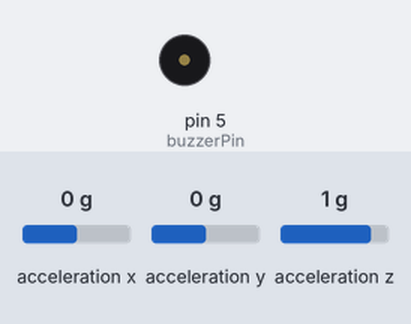
Bench run of a sketch on a simulated Arduino Uno, built with avr-gcc and run on an emulated ATmega328P. Shown: buzzer (waves = sounding). Inputs (shaded band) come from the test bench; at power-on: acceleration z 1 g, acceleration x 0 g, acceleration y 0 g. What the sketch prints to the serial monitor is not drawn.

Above: at 1.2 s.
1.3 s: acceleration z set to 0 g
At 2.1 s:
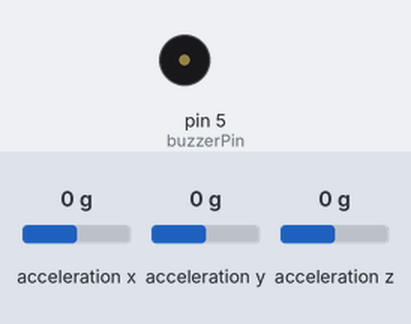
2.9 s: acceleration x set to -1.4 g
4.4 s: acceleration x set to 0 g
At 5.0 s:
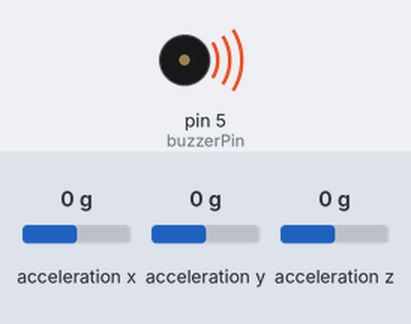
Timing chart, 0 to 7.4 s (numbered marks = the images above; inputs shaded):
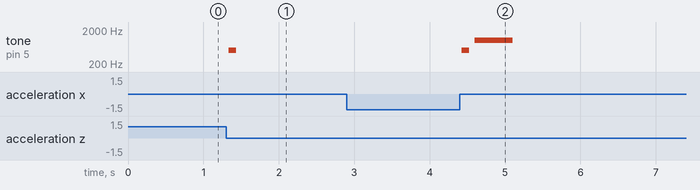

Measured:
- after the input at 1.3 s, tone on pin 5 (buzzerPin): silent → 500 Hz at once, → silent 0.10 s later
- after the input at 2.9 s, every drawn part: stays the same
- after the input at 4.4 s, tone on pin 5 (buzzerPin): silent → 500 Hz at once, → silent 0.10 s later, → 1000 Hz 0.07 s later, → silent 0.50 s later

The sketch:

Apex_detection_and_prediction_serialprint.ino
```cpp
#include <Wire.h>
#include <LSM6DS3.h>

//
// ============================================================
//  SmartServe Ball: Apex Detection, Apex Estimation & BLE Output
// ============================================================
//  Features:
//   • Detects free fall and catch events from accelerometer data
//   • Estimates flight apex using filtered velocity zero-crossing
//   • Predicts apex time based on initial velocity
//   • Provides audible buzzer feedback (sync with video)
//   • Transmits timing data via BLE for remote logging
//
//  Hardware:
//   • IMU: LSM6DS3 (I²C address 0x6A)
//   • BLE: ArduinoBLE library (e.g., XIAO BLE)
//   • Buzzer on pin 5
//
// ============================================================
//


// ==== IMU ====
LSM6DS3 imu(I2C_MODE, 0x6A);

// ==== Constants ====
const int buzzerPin = 5;
const float g = 9.81;                          // Gravity constant (m/s²)
const float fs = 52.0;                         // Sampling frequency (Hz)
const float dt = 1.0 / fs;                     // Sampling period (s)

// ------------------------------------------------------------
// FILTER CONFIGURATION
// ------------------------------------------------------------

// Low-pass filter for acceleration (removes high-frequency noise)
const float fc_acc = 5.0;                      // Cutoff frequency (Hz)
float alpha_acc;                               // Filter coefficient
float acc_filt_prev = 0;                       // Previous filtered acceleration
float acc_norm_prev = 0;                       // Previous raw norm

// High-pass filter for velocity (removes drift)
const float fc_vel = 50.0;                     // Cutoff frequency (Hz)
float alpha_vel;
float velo_filt_prev = 0;
float velo_prev = 0;

// ------------------------------------------------------------
// APEX DETECTION
// ------------------------------------------------------------
float last_apex_time = -1000.0;
const float min_velocity = 0.1;                // Threshold to avoid noise-triggered apex (m/s)
const float min_dt = 1.0;                      // Minimum time between apex detections (s)
float velocity = 0;
float velocity_filt = 0;

const float filter_delay = 0.12;               // Compensation delay from filtering (s)

// Buzzer control
bool buzzerActive = false;
unsigned long buzzerStartTime = 0;
const unsigned long buzzerDuration = 500;      // Duration of beep (ms)
bool buzzerStarted = false;

// ------------------------------------------------------------
// FREE FALL DETECTION
// ------------------------------------------------------------
const float FREEFALL_THRESH = -7.0;            // Acceleration threshold (≈0.1 g)
const float CATCH_THRESH = 1.0;                // Threshold indicating catch or impact
const unsigned long FREEFALL_MIN = 0.040;      // Must remain below threshold this long (s)

bool inFreeFall = false;                       // Indicates active flight phase
float freeFallStart = 0.0;
float freeFallEnd = 0.0;
float apex_since_freefall = 0.0;

// ------------------------------------------------------------
// APEX PREDICTION
// ------------------------------------------------------------
float v0_release = 0.0;                        // Estimated release velocity (m/s)
float t_pred_apex = 0.0;                       // Predicted time until apex (s)
float t_pred_absolute = 0.0;                   // Absolute predicted apex time (s)


// ============================================================
//                      SETUP
// ============================================================
/*
  Before running this sketch:
  - Replace the LSM6DS3.cpp file in your Arduino library folder
    with the modified file from this project folder.
    This change ensures correct free-fall register behavior.
*/
void setup() {
  Serial.begin(115200);
  while (!Serial) {
    delay(10);  // Wait until Serial is ready
  }

  pinMode(buzzerPin, OUTPUT);
  Wire.begin();

  // Initialize IMU
  if (imu.begin() != 0) {
    Serial.println("IMU initialization failed!");
    while (1);
  } else {
    Serial.println("IMU initialized!");
  }

  // Compute filter coefficients (1st-order approximations)
  alpha_acc = dt / (dt + 1.0 / (2.0 * 3.14159 * fc_acc));
  alpha_vel = 1.0 / (1.0 + 1.0 / (2.0 * 3.14159 * fc_vel * dt));
}


// ============================================================
//                      MAIN LOOP
// ============================================================

void loop() {

  static unsigned long lastMicros = 0;
  unsigned long now = micros();

  // Run loop at fixed sampling frequency
  if (now - lastMicros >= dt * 1e6) {
    lastMicros = now;

    // --- Read raw accelerometer data (m/s²) ---
    float accX = imu.readFloatAccelX() * g;
    float accY = imu.readFloatAccelY() * g;
    float accZ = imu.readFloatAccelZ() * g;

    float current_time = millis() / 1000.0;

    // --- Compute acceleration norm minus gravity ---
    float acc_norm = sqrt(accX * accX + accY * accY + accZ * accZ) - g;

    // --- Apply low-pass filter to acceleration ---
    float acc_filt = alpha_acc * acc_norm + (1 - alpha_acc) * acc_filt_prev;

    // --- Integrate to get high-pass filtered velocity ---
    velocity_filt = alpha_vel * (velo_filt_prev + acc_filt * dt);


    // ----------------------------------------------------
    //               FREE FALL START DETECTION
    // ----------------------------------------------------
    if (!inFreeFall && acc_norm < FREEFALL_THRESH) {
      // Potential start of free fall
      if (freeFallStart == 0) {
        freeFallStart = current_time;

        // Approximate initial velocity at release
        v0_release = velo_filt_prev + acc_norm_prev * dt;

        // Predict apex time (neglecting drag)
        t_pred_apex = v0_release / g;
        t_pred_absolute = current_time + t_pred_apex;

        Serial.print("🪂 Free fall detected! v0=");
        Serial.print(v0_release, 2);
        Serial.print(" m/s → predicted apex in ");
        Serial.print(t_pred_apex, 3);
        Serial.println(" s.");
      }
      // Confirm free fall after remaining below threshold long enough
      else if (current_time - freeFallStart > FREEFALL_MIN) {
        inFreeFall = true;

        // Short tone to mark start of flight (sync signal)
        tone(buzzerPin, 500, 100);
      }
    }

    // ----------------------------------------------------
    //               FREE FALL END DETECTION
    // ----------------------------------------------------
    else if (inFreeFall && acc_norm > CATCH_THRESH) {
      // Impact or catch detected
      inFreeFall = false;
      freeFallEnd = current_time;
      Serial.println("💥 Landing/impact detected — system reset for next throw.");

      // Reset variables for next throw
      freeFallStart = 0;
      v0_release = 0.0;
      t_pred_apex = 0.0;
      t_pred_absolute = 0.0;
    }

    // ----------------------------------------------------
    //               CANCEL FALSE FREE FALL
    // ----------------------------------------------------
    else if (!inFreeFall && acc_filt >= FREEFALL_THRESH) {
      // Threshold not held long enough — discard
      freeFallStart = 0;
      v0_release = 0;
      t_pred_apex = 0.0;
      t_pred_absolute = 0;
    }


    // ----------------------------------------------------
    //               APEX DETECTION (ZERO-CROSSING)
    // ----------------------------------------------------
    if (inFreeFall) {
      // Detect sign change: upward (positive) → downward (negative)
      if ((velo_filt_prev > 0) && (velocity_filt <= 0)) {
        float apex_time = current_time - dt / 2; // Midpoint between samples

        if ((apex_time - last_apex_time > min_dt)) {
          last_apex_time = apex_time;
          apex_since_freefall = apex_time - freeFallStart + filter_delay;
          Serial.print("🎯 Apex detected at t = ");
          Serial.print(apex_since_freefall, 3);
          Serial.println(" s since launching.");

          // Schedule buzzer for apex mark (after filter delay)
          buzzerStartTime = millis() + filter_delay * 1000;
          buzzerActive = true;

          // Compute error between predicted and actual apex
          float error = apex_time - t_pred_absolute;
          Serial.print("⏱ Prediction error: ");
          Serial.print(error * 1000, 1);
          Serial.println(" ms.");
        }
      }
    }


    // ----------------------------------------------------
    //               UPDATE FILTER STATES
    // ----------------------------------------------------
    velo_filt_prev = velocity_filt;
    velo_prev = velocity;
    acc_norm_prev = acc_norm;
    acc_filt_prev = acc_filt;


    // ----------------------------------------------------
    //               BUZZER CONTROL
    // ----------------------------------------------------
    if (buzzerActive) {
      unsigned long now_ms = millis();

      // Start buzzer after scheduled delay
      if (!buzzerStarted && now_ms >= buzzerStartTime) {
        tone(buzzerPin, 1000);  // Beep at 1 kHz
        buzzerStarted = true;
      }

      // Stop buzzer after fixed duration
      if (buzzerStarted && now_ms >= buzzerStartTime + buzzerDuration) {
        noTone(buzzerPin);
        buzzerActive = false;
        buzzerStarted = false;
      }
    }
  }
}
```
